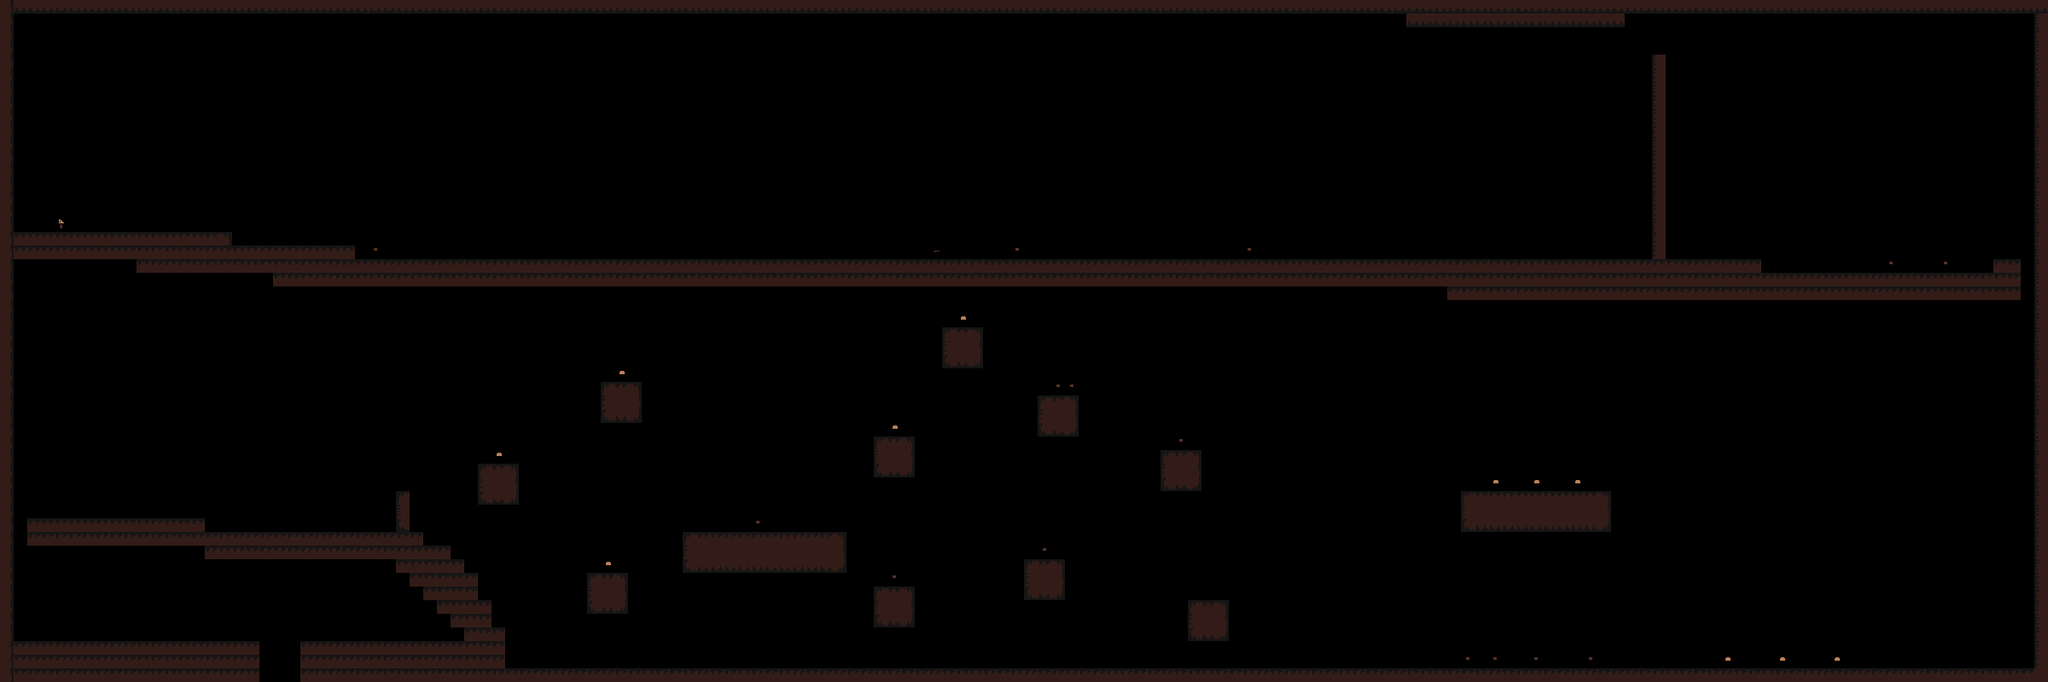

A level layout from a 2D game, rendered from its tile map. Below: a short description, then the map file with tile-grid data replaced by summaries:
An orthogonal 150x50 tile map with 16x16 px tiles, 1 tile layer (Tile Layer 1) and 28 objects (2x Note).

<map version="1.10" tiledversion="1.11.1" orientation="orthogonal" renderorder="right-down" width="150" height="50" tilewidth="16" tileheight="16" infinite="0" nextlayerid="7" nextobjectid="52">
 <tileset firstgid="1" source="tiles.tsx" />
 <layer id="1" name="Tile Layer 1" width="150" height="50">
  <data>[7500 cells, 1107 non-empty, 17 distinct tile ids]</data>
 </layer>
 <objectgroup id="6" name="FilthyAreas">
  <object id="48" x="398" y="266" width="1547" height="54" />
  <object id="49" x="1945.33" y="206.667" width="415.333" height="116.667" />
  <object id="50" x="556" y="762" width="1834" height="30.6667" />
  <object id="51" x="472" y="387" width="1038" height="412" />
 </objectgroup>
 <objectgroup id="4" name="GravityWells">
  <object id="28" x="1601" y="59" width="159.5" height="349">
   <properties>
    <property name="acc" type="int" value="200" />
   </properties>
  </object>
  <object id="30" x="1761.39" y="58.9091" width="159.5" height="349">
   <properties>
    <property name="acc" type="int" value="-200" />
   </properties>
  </object>
  <object id="33" x="2048.25" y="16" width="295.5" height="287.5">
   <properties>
    <property name="acc" type="int" value="-200" />
   </properties>
  </object>
  <object id="39" x="1887.5" y="505.5" width="72" height="282.5">
   <properties>
    <property name="acc" type="int" value="200" />
   </properties>
  </object>
  <object id="40" x="1647" y="506.75" width="72" height="282.5">
   <properties>
    <property name="acc" type="int" value="200" />
   </properties>
  </object>
  <object id="41" x="1156" y="378" width="73.3333" height="92">
   <properties>
    <property name="acc" type="int" value="200" />
   </properties>
  </object>
  <object id="42" x="1279.33" y="468" width="73.3333" height="92">
   <properties>
    <property name="acc" type="int" value="200" />
   </properties>
  </object>
  <object id="43" x="974" y="549.333" width="73.3333" height="92">
   <properties>
    <property name="acc" type="int" value="200" />
   </properties>
  </object>
  <object id="44" x="1078.67" y="432" width="73.3333" height="350.667">
   <properties>
    <property name="acc" type="int" value="-200" />
   </properties>
  </object>
 </objectgroup>
 <objectgroup id="5" name="Portals" />
 <objectgroup id="2" name="Notes">
  <object id="1" name="Note" gid="52" x="46.3333" y="272.25" width="16" height="16">
   <properties>
    <property name="text" value="Use WASD and SPACE to move" />
   </properties>
  </object>
  <object id="4" gid="52" x="336.227" y="288.5" width="16" height="16">
   <properties>
    <property name="text" value="Use F to PUNCH" />
   </properties>
  </object>
  <object id="5" gid="52" x="736.5" y="304" width="16" height="16">
   <properties>
    <property name="text" value="Press LCTRL, S  or M6 to slide" />
   </properties>
  </object>
  <object id="6" gid="52" x="1071" y="305" width="16" height="16">
   <properties>
    <property name="text" value="Shoot with Left Mouse" />
   </properties>
  </object>
  <object id="23" gid="52" x="1329.5" y="304.5" width="16" height="16">
   <properties>
    <property name="text" value="Toss coins in the air with RMB and shoot them to see what happens!" />
   </properties>
  </object>
  <object id="27" gid="52" x="1606" y="305" width="16" height="16">
   <properties>
    <property name="text" value="Hell's complex spatial structure has caused the formation of gravity wells" />
   </properties>
  </object>
  <object id="34" gid="52" x="2285.67" y="785.152" width="16" height="16">
   <properties>
    <property name="text" value="You can parry projectiles by punching them!" />
   </properties>
  </object>
  <object id="47" name="Note" gid="52" x="278.333" y="753.333" width="16" height="16">
   <properties>
    <property name="text" value="Jump in the pit to descend deeper into hell" />
   </properties>
  </object>
 </objectgroup>
 <objectgroup id="3" name="Spawners">
  <object id="22" x="1087.33" y="175.667" width="175" height="134.667" />
  <object id="24" x="327.5" y="206.5" width="140" height="127.5" />
  <object id="26" x="1319" y="154.5" width="194.5" height="175.5" />
  <object id="32" x="2048.5" y="58" width="294" height="285.5" />
  <object id="35" x="1997" y="629.5" width="328.5" height="164" />
  <object id="37" x="1666" y="491" width="280" height="312.5" />
  <object id="45" x="557.667" y="342.667" width="973.667" height="460.667" />
 </objectgroup>
</map>
